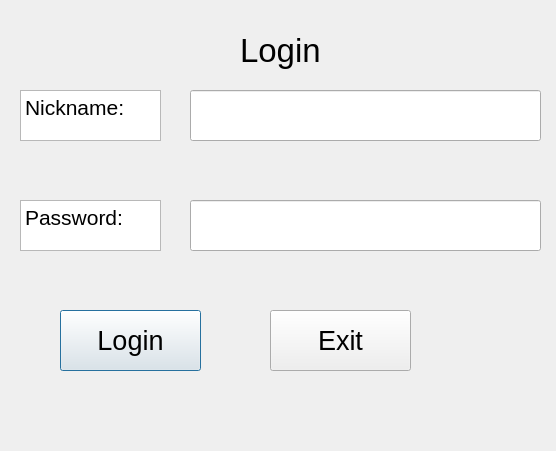
<?xml version="1.0" encoding="UTF-8"?>
<ui version="4.0">
 <class>Login</class>
 <widget class="QDialog" name="Login">
  <property name="geometry">
   <rect>
    <x>0</x>
    <y>0</y>
    <width>556</width>
    <height>451</height>
   </rect>
  </property>
  <property name="windowTitle">
   <string>Dialog</string>
  </property>
  <widget class="QPushButton" name="loginBtn">
   <property name="geometry">
    <rect>
     <x>60</x>
     <y>310</y>
     <width>141</width>
     <height>61</height>
    </rect>
   </property>
   <property name="font">
    <font>
     <pointsize>20</pointsize>
    </font>
   </property>
   <property name="text">
    <string>Login</string>
   </property>
  </widget>
  <widget class="QPushButton" name="loginExit">
   <property name="geometry">
    <rect>
     <x>270</x>
     <y>310</y>
     <width>141</width>
     <height>61</height>
    </rect>
   </property>
   <property name="font">
    <font>
     <pointsize>20</pointsize>
    </font>
   </property>
   <property name="text">
    <string>Exit</string>
   </property>
  </widget>
  <widget class="QLabel" name="label">
   <property name="geometry">
    <rect>
     <x>240</x>
     <y>20</y>
     <width>141</width>
     <height>61</height>
    </rect>
   </property>
   <property name="font">
    <font>
     <pointsize>25</pointsize>
    </font>
   </property>
   <property name="text">
    <string>Login</string>
   </property>
  </widget>
  <widget class="QLineEdit" name="nameLine">
   <property name="geometry">
    <rect>
     <x>190</x>
     <y>90</y>
     <width>351</width>
     <height>51</height>
    </rect>
   </property>
   <property name="font">
    <font>
     <pointsize>16</pointsize>
    </font>
   </property>
  </widget>
  <widget class="QLineEdit" name="passwordLine">
   <property name="geometry">
    <rect>
     <x>190</x>
     <y>200</y>
     <width>351</width>
     <height>51</height>
    </rect>
   </property>
   <property name="font">
    <font>
     <pointsize>16</pointsize>
    </font>
   </property>
  </widget>
  <widget class="QTextBrowser" name="textBrowser_2">
   <property name="geometry">
    <rect>
     <x>20</x>
     <y>200</y>
     <width>141</width>
     <height>51</height>
    </rect>
   </property>
   <property name="font">
    <font>
     <pointsize>15</pointsize>
    </font>
   </property>
   <property name="html">
    <string>&lt;!DOCTYPE HTML PUBLIC &quot;-//W3C//DTD HTML 4.0//EN&quot; &quot;http://www.w3.org/TR/REC-html40/strict.dtd&quot;&gt;
&lt;html&gt;&lt;head&gt;&lt;meta name=&quot;qrichtext&quot; content=&quot;1&quot; /&gt;&lt;meta charset=&quot;utf-8&quot; /&gt;&lt;style type=&quot;text/css&quot;&gt;
p, li { white-space: pre-wrap; }
hr { height: 1px; border-width: 0; }
li.unchecked::marker { content: &quot;\2610&quot;; }
li.checked::marker { content: &quot;\2612&quot;; }
&lt;/style&gt;&lt;/head&gt;&lt;body style=&quot; font-family:'Segoe UI'; font-size:15pt; font-weight:400; font-style:normal;&quot;&gt;
&lt;p style=&quot; margin-top:0px; margin-bottom:0px; margin-left:0px; margin-right:0px; -qt-block-indent:0; text-indent:0px;&quot;&gt;&lt;span style=&quot; font-size:16pt;&quot;&gt;Password:&lt;/span&gt;&lt;/p&gt;&lt;/body&gt;&lt;/html&gt;</string>
   </property>
  </widget>
  <widget class="QTextBrowser" name="textBrowser_3">
   <property name="geometry">
    <rect>
     <x>20</x>
     <y>90</y>
     <width>141</width>
     <height>51</height>
    </rect>
   </property>
   <property name="font">
    <font>
     <pointsize>15</pointsize>
    </font>
   </property>
   <property name="html">
    <string>&lt;!DOCTYPE HTML PUBLIC &quot;-//W3C//DTD HTML 4.0//EN&quot; &quot;http://www.w3.org/TR/REC-html40/strict.dtd&quot;&gt;
&lt;html&gt;&lt;head&gt;&lt;meta name=&quot;qrichtext&quot; content=&quot;1&quot; /&gt;&lt;meta charset=&quot;utf-8&quot; /&gt;&lt;style type=&quot;text/css&quot;&gt;
p, li { white-space: pre-wrap; }
hr { height: 1px; border-width: 0; }
li.unchecked::marker { content: &quot;\2610&quot;; }
li.checked::marker { content: &quot;\2612&quot;; }
&lt;/style&gt;&lt;/head&gt;&lt;body style=&quot; font-family:'Segoe UI'; font-size:15pt; font-weight:400; font-style:normal;&quot;&gt;
&lt;p style=&quot; margin-top:0px; margin-bottom:0px; margin-left:0px; margin-right:0px; -qt-block-indent:0; text-indent:0px;&quot;&gt;&lt;span style=&quot; font-size:16pt;&quot;&gt;Nickname:&lt;/span&gt;&lt;/p&gt;&lt;/body&gt;&lt;/html&gt;</string>
   </property>
  </widget>
 </widget>
 <resources/>
 <connections/>
</ui>
